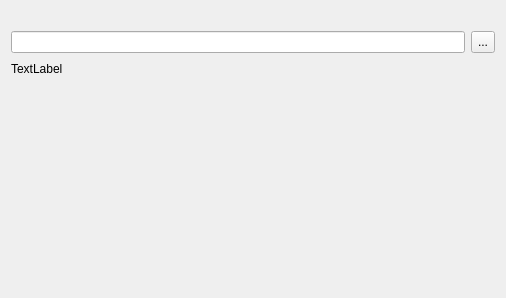
<?xml version="1.0" encoding="UTF-8"?>
<ui version="4.0">
 <class>TargetWidget</class>
 <widget class="QWidget" name="TargetWidget">
  <property name="geometry">
   <rect>
    <x>0</x>
    <y>0</y>
    <width>506</width>
    <height>298</height>
   </rect>
  </property>
  <property name="sizePolicy">
   <sizepolicy hsizetype="Preferred" vsizetype="Preferred">
    <horstretch>0</horstretch>
    <verstretch>0</verstretch>
   </sizepolicy>
  </property>
  <property name="minimumSize">
   <size>
    <width>491</width>
    <height>190</height>
   </size>
  </property>
  <property name="windowTitle">
   <string>Form</string>
  </property>
  <layout class="QVBoxLayout" name="verticalLayout">
   <item>
    <widget class="QLabel" name="description">
     <property name="text">
      <string/>
     </property>
    </widget>
   </item>
   <item>
    <layout class="QHBoxLayout" name="horizontalLayout">
     <item>
      <widget class="QLineEdit" name="targetDirectory">
       <property name="readOnly">
        <bool>true</bool>
       </property>
      </widget>
     </item>
     <item>
      <widget class="QToolButton" name="targetChooser">
       <property name="sizePolicy">
        <sizepolicy hsizetype="Fixed" vsizetype="Preferred">
         <horstretch>0</horstretch>
         <verstretch>0</verstretch>
        </sizepolicy>
       </property>
       <property name="minimumSize">
        <size>
         <width>0</width>
         <height>0</height>
        </size>
       </property>
       <property name="text">
        <string>...</string>
       </property>
      </widget>
     </item>
    </layout>
   </item>
   <item>
    <layout class="QHBoxLayout" name="horizontalLayout_2">
     <property name="topMargin">
      <number>0</number>
     </property>
     <item>
      <widget class="QLabel" name="warning">
       <property name="enabled">
        <bool>true</bool>
       </property>
       <property name="text">
        <string>TextLabel</string>
       </property>
      </widget>
     </item>
     <item>
      <spacer name="horizontalSpacer">
       <property name="orientation">
        <enum>Qt::Horizontal</enum>
       </property>
       <property name="sizeHint" stdset="0">
        <size>
         <width>40</width>
         <height>20</height>
        </size>
       </property>
      </spacer>
     </item>
    </layout>
   </item>
   <item>
    <spacer name="verticalSpacer">
     <property name="orientation">
      <enum>Qt::Vertical</enum>
     </property>
     <property name="sizeHint" stdset="0">
      <size>
       <width>20</width>
       <height>122</height>
      </size>
     </property>
    </spacer>
   </item>
  </layout>
 </widget>
 <resources/>
 <connections/>
</ui>
